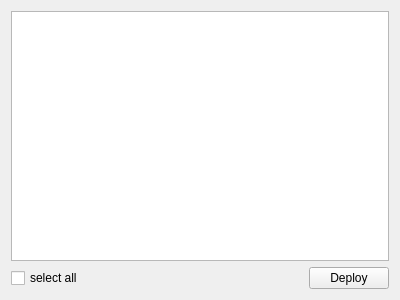
<?xml version="1.0" encoding="UTF-8"?>
<ui version="4.0">
 <class>DeployPage</class>
 <widget class="QWidget" name="DeployPage">
  <property name="geometry">
   <rect>
    <x>0</x>
    <y>0</y>
    <width>400</width>
    <height>300</height>
   </rect>
  </property>
  <property name="windowTitle">
   <string>Form</string>
  </property>
  <layout class="QVBoxLayout" name="verticalLayout">
   <item>
    <widget class="QTableView" name="tableView"/>
   </item>
   <item>
    <layout class="QHBoxLayout" name="horizontalLayout">
     <property name="topMargin">
      <number>0</number>
     </property>
     <item>
      <widget class="QCheckBox" name="checkBox">
       <property name="text">
        <string>select all</string>
       </property>
      </widget>
     </item>
     <item>
      <spacer name="horizontalSpacer">
       <property name="orientation">
        <enum>Qt::Horizontal</enum>
       </property>
       <property name="sizeHint" stdset="0">
        <size>
         <width>40</width>
         <height>20</height>
        </size>
       </property>
      </spacer>
     </item>
     <item>
      <widget class="QPushButton" name="deoply">
       <property name="text">
        <string>Deploy</string>
       </property>
      </widget>
     </item>
    </layout>
   </item>
  </layout>
 </widget>
 <resources/>
 <connections/>
</ui>
